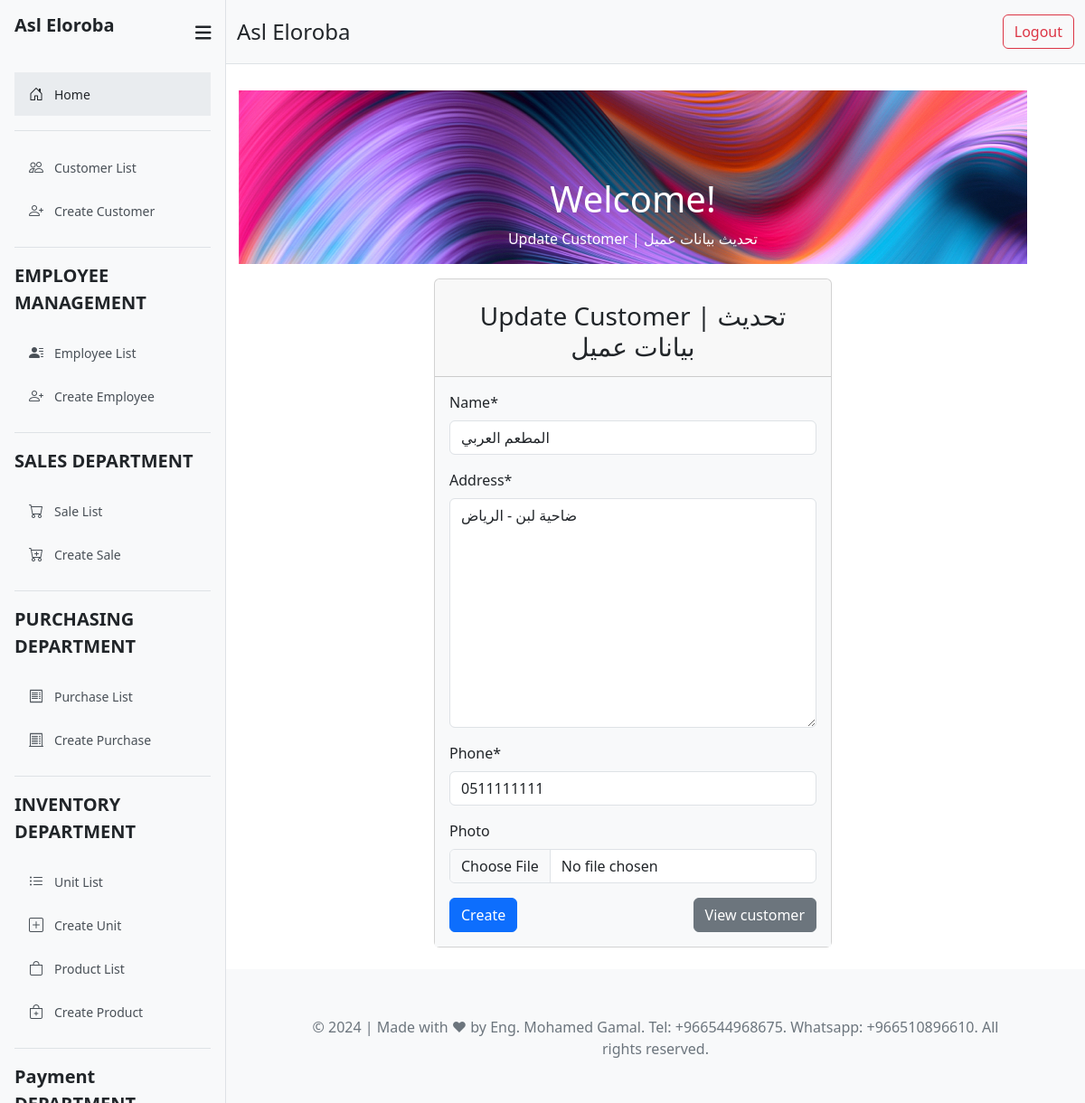
The app's page /customer/2/update/ (signed in) with its own data.
### sales/models.py (models this page shows, shortened)
class Customer(models.Model):
    name        = models.CharField(max_length=100)
    address     = models.TextField()
    phone       = models.CharField(max_length=15)
    photo       = models.ImageField(upload_to="customer/", blank=True, null=True)
    date        = models.DateField(auto_now_add=True)
    total_customers = models.PositiveIntegerField(default=0, editable=False)
    class Meta:
        verbose_name = '02 customer'
        verbose_name_plural = '02 customers'

### sales/views.py (the view)
# urls.py: path('customer/<pk>/update/', views.update_customer, name='update_customer'),
@login_required
def update_customer(request, pk):
    customer = get_object_or_404(Customer, pk=pk)
    if request.method == 'POST':
        form = CustomerForm(request.POST, request.FILES, instance=customer)
        if form.is_valid():
            form.save()
            return redirect('customer_details', pk=pk)
    else:
        form = CustomerForm(instance=customer)
    return render(request, 'sales/update_customer.html', {'form': form})

### sales/forms.py
class CustomerForm(forms.ModelForm):
    class Meta:
        model = Customer
        fields = ['name', 'phone', 'address']

### templates/sales/update_customer.html (shortened to what this page needs)
{% extends 'parts/base.html' %}
{% load crispy_forms_tags %}
{% block content %}
<section class="min-vh-100 mb-8">
    <div class="page-header align-items-start min-vh-50 pt-5 pb-11 m-3 border-radius-lg" style="background-image: url(' /static/img/curved-images/curved0.jpg');">
      <div class="container">
        <div class="row justify-content-center">
          <div class="col-lg-5 text-center mx-auto">
            <h1 class="text-white mb-2 mt-5">Welcome!</h1>
            <p class="text-lead text-white">Update Customer | تحديث بيانات عميل </p>
          </div>
        </div>
      </div>
    </div>
      <div class="row mt-lg-n10 mt-md-n11 mt-n10">
         <div class="col-xl-6 col-lg-5 col-md-7 mx-auto">
          <div class="card z-index-0">
            <div class="card-header text-center pt-4">
                <h3>Update Customer | تحديث بيانات عميل </h3>
            </div>
<div class="card-body bg-light">
    <form method="post" novalidate style="width: 100%;" enctype="multipart/form-data">
      {{ form|crispy }}
    <div class="d-flex justify-content-between mt-3">
      <button class="btn btn-primary" type="submit">Create</button>
      <a href="{% url 'customer_list' %}" class="btn btn-secondary">View customer</a>
  </div>
</form>
</div>
</div>
</div>
</section>
{% endblock %}

### records on screen
Customer: name "المطعم العربي", address "ضاحية لبن - الرياض", phone "0511111111"
